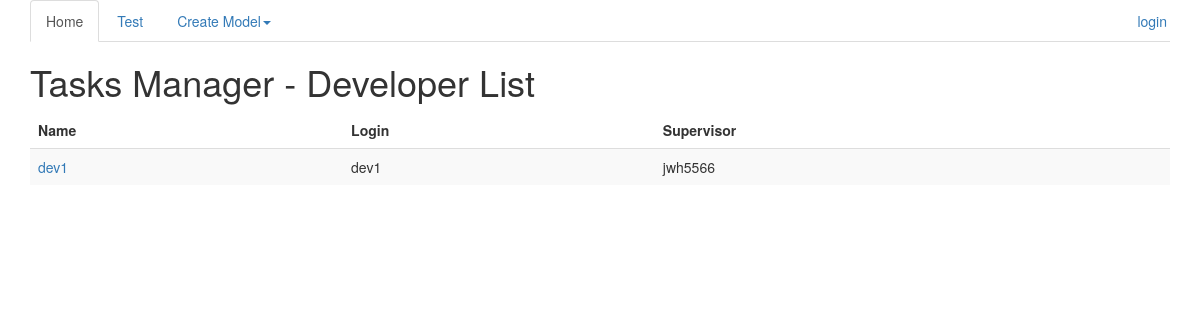
Page /developer_list on the committed database.
### TasksManager/models.py (models this page shows)
class UserProfile(models.Model):
    user_auth = models.OneToOneField(User, primary_key=True)
    phone = models.CharField(max_length=20, verbose_name="Phone number"
                             , null=True, default=None, blank=True)
    born_date = models.DateField(verbose_name="Born date", null=True,
                                 default=None, blank=True)
    last_connection = models.DateTimeField(verbose_name="Date of last connection", null=True, default=None, blank=True)
    years_seniority = models.IntegerField(verbose_name="Seniority",
                                          default=0)
    def __str__(self):
        return self.user_auth.username

class Developer(UserProfile):
    supervisor = models.ForeignKey(Supervisor, verbose_name="Supervisor")

class UserProfile(models.Model):
    user_auth = models.OneToOneField(User, primary_key=True)
    phone = models.CharField(max_length=20, verbose_name="Phone number"
                             , null=True, default=None, blank=True)
    born_date = models.DateField(verbose_name="Born date", null=True,
                                 default=None, blank=True)
    last_connection = models.DateTimeField(verbose_name="Date of last connection", null=True, default=None, blank=True)
    years_seniority = models.IntegerField(verbose_name="Seniority",
                                          default=0)
    def __str__(self):
        return self.user_auth.username

class Supervisor(UserProfile):
    specialisation = models.CharField(max_length=50, verbose_name="Specialisation")

### templates/developer_list.html (shortened to what this page needs)
{% extends "base.html" %}
{% block h1 %}
    Developer List
{% endblock %}
{% block  article_content%}
    <table class="table table-striped">
            <thead>
                <tr>
                    <td><strong>Name</strong></td>
                    <td><strong>Login</strong></td>
                    <td><strong>Supervisor</strong></td>
                </tr>
            </thead>
            <tbody>
            {% for dev in object_list %}
                <tr>
                    <td><a href="{% url 'developer_detail' pk=dev.user_auth.id %}">{{ dev }}</a></td>
                    <td>{{ dev.user_auth.last_name }}</td>
                    <td>{{ dev.supervisor }}</td>
                </tr>
            {% endfor %}
            </tbody>
        </table>
{% endblock %}

### rows in the picture
Developer: username "dev1", user_auth.last_name "dev1", supervisor "jwh5566"
